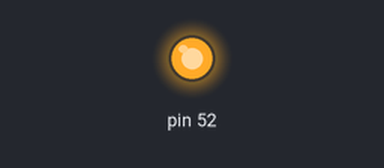
Bench run of a sketch on a simulated Arduino Mega 2560, built with avr-gcc and run on an emulated ATmega2560. Parts: output pins drawn as LEDs (lit = HIGH).

Above: at 0.1 s.
Timing chart, 0 to 1.6 s (numbered marks = the images above):
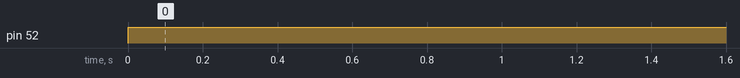

Measured:
- by itself, pin 52: LOW → HIGH at 0.00 s

The sketch:

master.ino
```cpp
char sample[32] = "32 characters test message. lol\n";
bool toSend = true;
void setup() {
  Serial.begin(9600);
  Serial1.begin(9600);
  pinMode(52, OUTPUT);
}

void loop() {
  char buf[32];

  // Read input from the serial monitor as well
  if (Serial.available()) {
    Serial1.print((char)Serial.read());
  }

  // Repeatedly sends the sample message. If not all 32 bytes are received the program will freeze up as of now.
  // Additionally there is currently no error detection. We are simply measuring the latency of 32 bytes in and out.
  if (toSend) {
    Serial1.print(sample); // Send the sample message
    toSend = false; // Don't send another message for now
    digitalWrite(52, HIGH); // Set digital pin to high for the serial analyzer
  }

  if (Serial1.available() == 32) { // Wait for 32 bytes to be available
    Serial1.readBytes(buf, 32); // Read 32 bytes
    digitalWrite(52, LOW); // Set digital pin to low for the serial analyzer
    Serial.print(buf); // Print out the test message to the serial monitor
    toSend = true; // Send another message
  }
}
```
